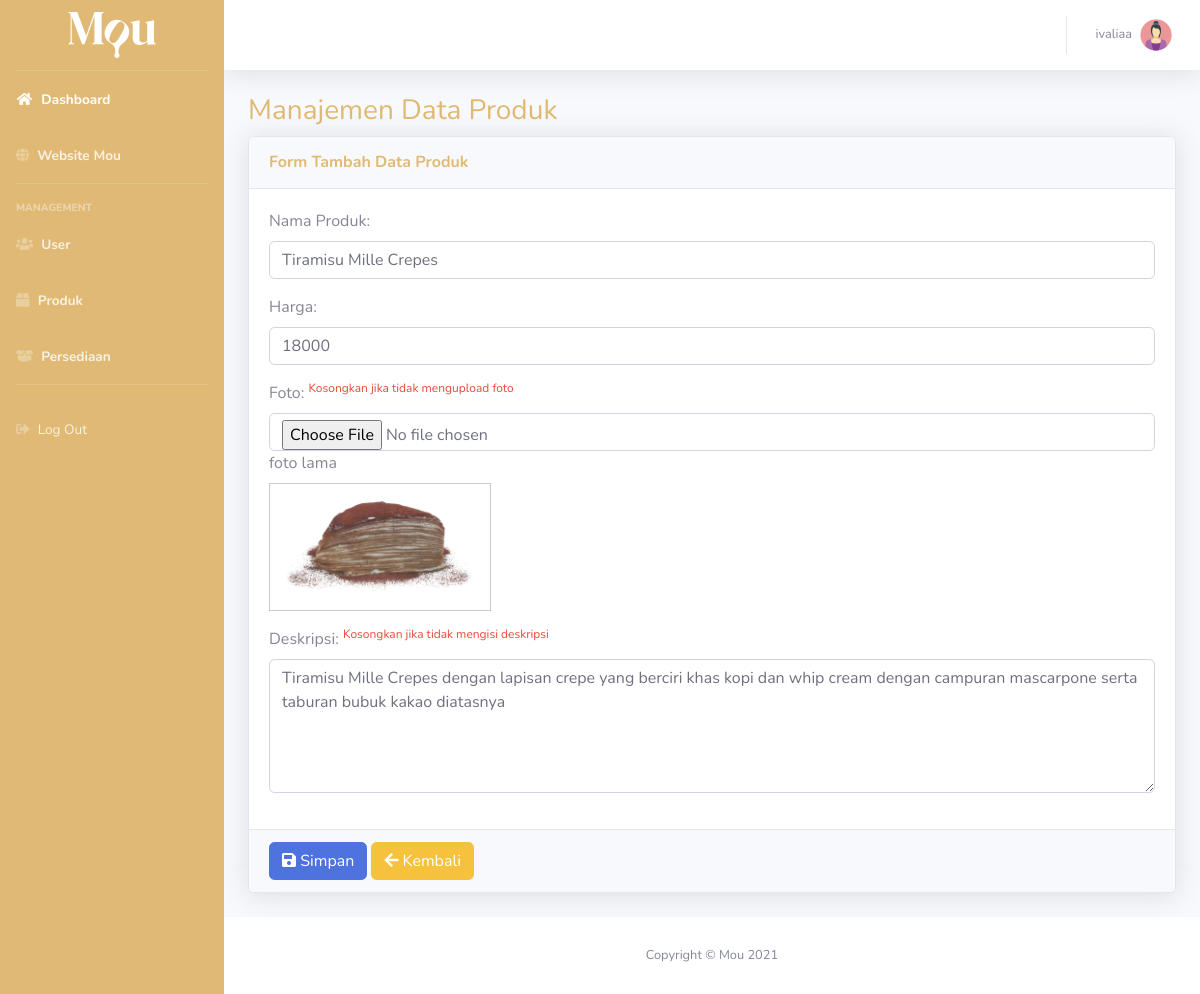
/admin/index.php?menu=produk&aksi=edit&id=1 (signed in), run on the app's committed database.
### tables this page shows
CREATE TABLE `mou_produk` (
  `idproduk` int(11) NOT NULL,
  `namaproduk` varchar(160) NOT NULL,
  `deskripsi` varchar(255) NOT NULL,
  `harga` double NOT NULL,
  `foto` varchar(40) NOT NULL
);

### admin/produk_edit.php (the view, shortened to what this page needs)
<?php
$idproduk = isset($_GET['id'])?$_GET['id']:"";
$idproduk = mysqli_real_escape_string($con,$idproduk);
$sql = "SELECT * FROM mou_produk WHERE idproduk='$idproduk' ";
$query = mysqli_query($con,$sql);
$data  = mysqli_fetch_array($query);
?>
                <div class="container-fluid">
                    <h1 class="h3 mb-2 text-custom">Manajemen Data Produk</h1>
                    <div class="card shadow mb-4">
                        <div class="card-header py-3">
                            <h6 class="m-0 font-weight-bold text-custom">
                                Form Tambah Data Produk
                            </h6>
                        </div>
                        <form action="produk_update.php" method="post" enctype="multipart/form-data">
                        <div class="card-body">
                            <div class="form-group">
                                <label>Nama Produk:</label>
                                <input type="text" class="form-control" placeholder="Masukan Nama Produk" name="namaproduk" required value="<?=$data['namaproduk'];?>">
                            </div>
                            <div class="form-group">
                                <label>Harga:</label>
                                <input type="number" class="form-control" placeholder="Masukan harga" name="harga" required value="<?=$data['harga'];?>">
                            </div>
                            <div class="form-group">
                                <label>Foto:
                                    <sup class="text-danger">Kosongkan jika tidak mengupload foto</sup>
                                </label>
                                <input type="file" class="form-control" placeholder="Masukan foto" name="foto">
                                <div>
                                    <label> foto lama </label> <br>
                                    <?php
                                         $foto = "default.jpg";
                                         if(!empty($data['foto'])) { $foto = $data['foto']; }
                                         $link_foto = "../images/produk/$foto";
                                    ?>
                                    <img src="<?=$link_foto;?>" class="col-sm-3" style="border:1px solid #ccc">
                                </div>
                            </div>
                            <div class="form-group">
                                <label>Deskripsi:
                                    <sup class="text-danger">Kosongkan jika tidak mengisi deskripsi</sup>
                                </label>
                                <textarea class="form-control" name="deskripsi" placeholder="Masukan deskripsi produk" rows="5"><?=$data['deskripsi'];?></textarea>
                            </div>
                        </div>
                        <div class="card-footer">
                            <button type="submit" class="btn btn-primary">
                                <i class="fas fa-save"></i> Simpan
                            </button>
                            <a href="index.php?menu=produk" class="btn btn-warning">
                                <i class="fas fa-arrow-left"></i> Kembali
                            </a>
                        </div>
                        </form>
                    </div>
                </div>

### admin/index.php (style rules this page uses)
.text-custom { color:#e0ba75; }

### data on the page
mou_produk: namaproduk "Tiramisu Mille Crepes", harga "18000", foto (picture), deskripsi "Tiramisu Mille Crepes dengan lapisan crepe yang berciri khas kopi dan whip cream dengan campuran mascarpone serta taburan bubuk kakao diatasnya"

### other printed values
$_SESSION['uname'] "ivaliaa"
